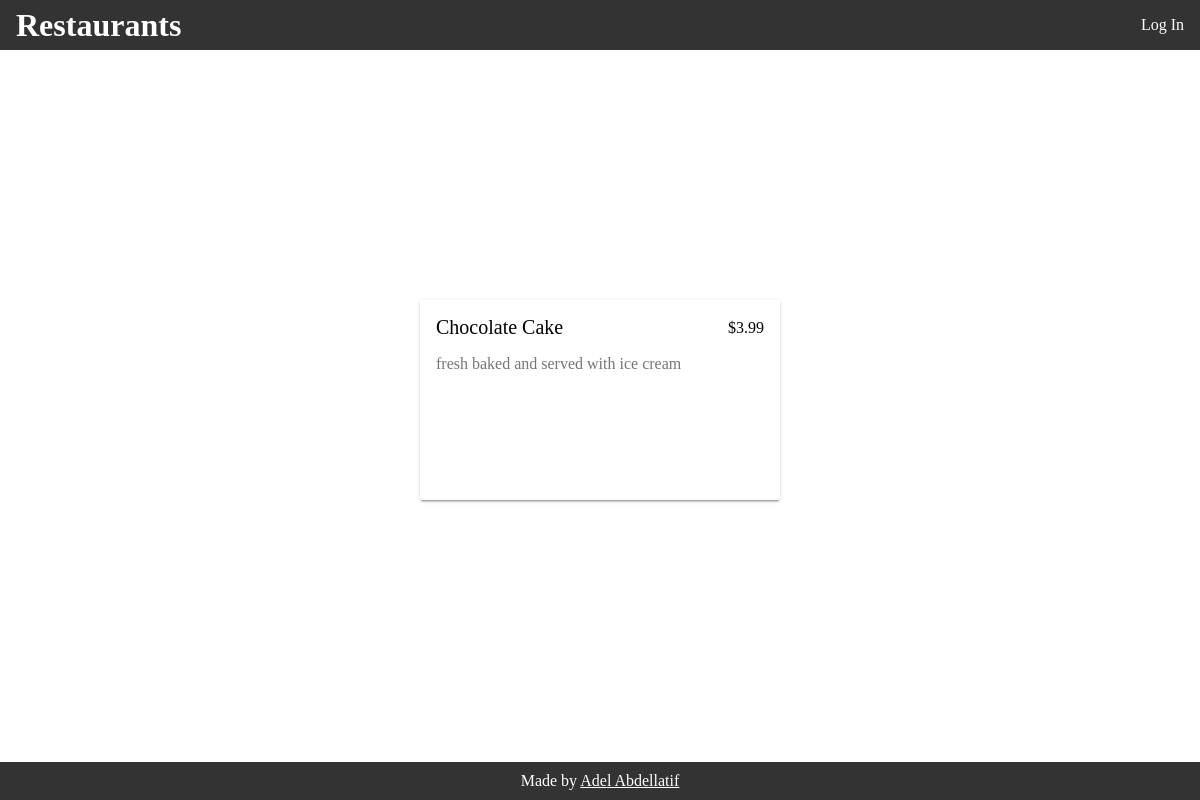
The page /restaurant/29/menu/148/ on the database its author committed.
### database_setup.py (models this page shows, shortened)
class MenuItem(Base):
    __tablename__ = 'menu_item'
    name = Column(String(80), nullable=False)
    id = Column(Integer, primary_key=True)
    description = Column(String(250))
    price = Column(String(8))
    course = Column(String(250))
    restaurant_id = Column(Integer, ForeignKey('restaurant.id'))
    restaurant = relationship(Restaurant)
    user_id = Column(Integer, ForeignKey('user.id'))
    user = relationship(User)

### application.py (the view)
@app.route('/restaurant/<int:restaurant_id>/<int:item_id>/')
@app.route('/restaurant/<int:restaurant_id>/menu/<int:item_id>/')
def showMenuItem(restaurant_id, item_id):
    restaurant = session.query(Restaurant).filter_by(id=restaurant_id).one()
    creator = getUserInfo(restaurant.user_id)
    item = session.query(MenuItem).filter_by(id=item_id).one()
    if ('username' not in login_session or
            creator.id != login_session['user_id']):
        return render_template(
            'publicmenuitem.html',
            restaurant=restaurant, item=item, login_session=login_session)
    else:
        return render_template(
            'menuitem.html',
            restaurant=restaurant, item=item, login_session=login_session)

### application.py (called while the page is built)
def getUserInfo(user_id):
    user = session.query(User).filter_by(id=user_id).one()
    return user

### templates/publicmenuitem.html (shortened to what this page needs)
{% extends "main.html" %}
{% block content %}
<div class="content">
	<div class="card card-shadow">
		<div class="title">
			<a href="#">{{item.name}}</a>
			<span>{{item.price}}</span>
		</div>
		<div class="text">
			{{item.description}}
		</div>
	</div>
</div>
{% endblock %}

### static/styles.css (style rules this page uses)
body { margin: 0; position: relative; }
.card-shadow { box-shadow: 0 2px 2px 0 rgba(0, 0, 0, .14), 0 3px 1px -2px rgba(0, 0, 0, .2), 0 1px 5px 0 rgba(0, 0, 0, .12); }
.card { display: flex; flex-direction: column; font-size: 16px; font-weight: 400; height: 200px; overflow: hidden; width: 30%; z-index: 1; position: relative; background: #fff; border-radius: 2px; box-sizing: border-box; margin: 0 20px 40px; float: left; }
.card .title { align-items: center; color: #000; display: flex; justify-content: stretch; line-height: normal; padding: 16px 16px 0 16px; box-sizing: border-box; position: relative; }
.card .title span { position: absolute; right: 16px; }
.card .text { color: rgba(0, 0, 0, .54); line-height: 18px; overflow: hidden; padding: 16px; width: 90%; }
.content { display: flex; flex-wrap: wrap; }
.title a { text-decoration: none; color: #000; font-size: 20px; }
#oneItem .content { position: fixed; top: 50%; margin-top: -100px; width: 100%; }
#oneItem .card { margin: auto auto; }

### rows shown on the page
MenuItem: name "Chocolate Cake", price "$3.99", description "fresh baked and served with ice cream"
